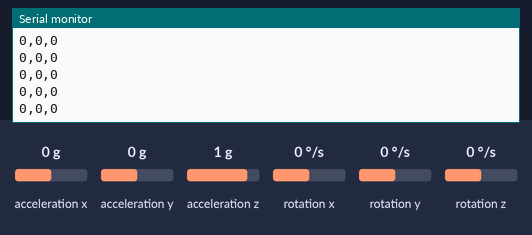
Bench run of a sketch on a simulated Arduino Uno, built with avr-gcc and run on an emulated ATmega328P. Shown: the last lines printed to the serial monitor. Wiring (inferred from the names in the program): MPU-6050 motion sensor at I2C address 0x68. Inputs (shaded band) come from the test bench; at power-on: rotation x 0 °/s, rotation y 0 °/s, rotation z 0 °/s, acceleration x 0 g, acceleration y 0 g, acceleration z 1 g.

Above: at 1.2 s.
1.3 s: rotation x set to -192 °/s
At 1.51 s:
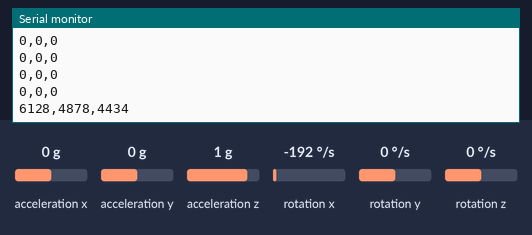
2.8 s: rotation y set to -192 °/s
At 2.8 s:
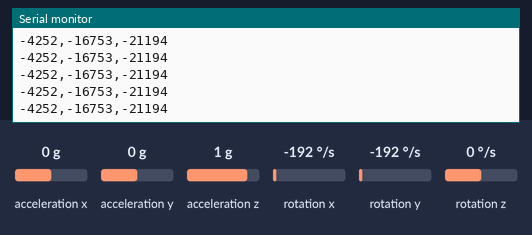
4.3 s: rotation z set to -192 °/s
At 4.35 s:
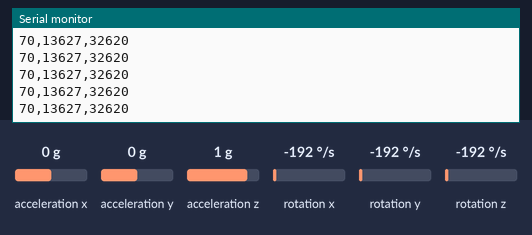
Timing chart, 0 to 7.3 s (numbered marks = the images above; inputs shaded):
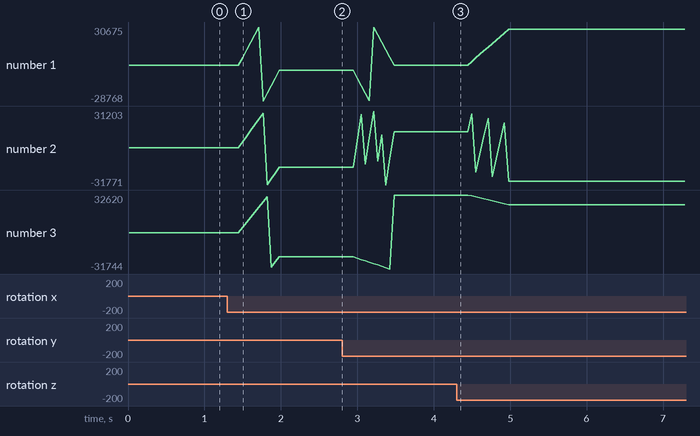

The sketch:

nodSense_gyro.ino
```cpp
#include<Wire.h>
// Addresses
const int MPU[2]={0x68,0x69};

// Storage
int16_t AcX[2] = {0,0},
        AcY[2] = {0,0},
        AcZ[2] = {0,0},

        Tmp[2] = {0,0},

        GyX[2] = {0,0},
        GyY[2] = {0,0},
        GyZ[2] = {0,0};

float   GyE[2] = {0.,0.},
        GyS[2] = {0.,0.},
        GyN[2] = {0.,0.};

// History
// I only made one because by this time only one channel was
// necessary; feel free to double it up yo.
float   HsE[14] = {0.,0.,0.,0.,0.,0.,0.,0.,0.,0.,0.,0.,0.,0.},
        HsS[14] = {0.,0.,0.,0.,0.,0.,0.,0.,0.,0.,0.,0.,0.,0.},
        HsN[14] = {0.,0.,0.,0.,0.,0.,0.,0.,0.,0.,0.,0.,0.,0.};
// Time keeper
int t = 0;

void setup() {
  Wire.begin();
  initMPU6050(MPU[0]);
  // initMPU6050(MPU[1]);
  Serial.begin(9600);
}
void loop() {
  while (!Serial) {
    // wait for serial port to connect
  }

  // Collect Data

  // Channel A
  Wire.beginTransmission(MPU[0]);
  Wire.write(0x3B);  // starting with register 0x3B (ACCEL_XOUT_H)
  Wire.endTransmission(false);
  Wire.requestFrom(MPU[0],14,true);  // request a total of 14 registers
  AcX[0]=Wire.read()<<8|Wire.read();  // 0x3B (ACCEL_XOUT_H) & 0x3C (ACCEL_XOUT_L)
  AcY[0]=Wire.read()<<8|Wire.read();  // 0x3D (ACCEL_YOUT_H) & 0x3E (ACCEL_YOUT_L)
  AcZ[0]=Wire.read()<<8|Wire.read();  // 0x3F (ACCEL_ZOUT_H) & 0x40 (ACCEL_ZOUT_L)
  Tmp[0]=Wire.read()<<8|Wire.read();  // 0x41 (TEMP_OUT_H) & 0x42 (TEMP_OUT_L)
  GyX[0]=Wire.read()<<8|Wire.read();  // 0x43 (GYRO_XOUT_H) & 0x44 (GYRO_XOUT_L)
  GyY[0]=Wire.read()<<8|Wire.read();  // 0x45 (GYRO_YOUT_H) & 0x46 (GYRO_YOUT_L)
  GyZ[0]=Wire.read()<<8|Wire.read();  // 0x47 (GYRO_ZOUT_H) & 0x48 (GYRO_ZOUT_L)

  // // Channel B
  // Wire.beginTransmission(MPU[1]);
  // Wire.write(0x3B);  // starting with register 0x3B (ACCEL_XOUT_H)
  // Wire.endTransmission(false);
  // Wire.requestFrom(MPU[1],14,true);  // request a total of 14 registers
  // AcX[1]=Wire.read()<<8|Wire.read();  // 0x3B (ACCEL_XOUT_H) & 0x3C (ACCEL_XOUT_L)
  // AcY[1]=Wire.read()<<8|Wire.read();  // 0x3D (ACCEL_YOUT_H) & 0x3E (ACCEL_YOUT_L)
  // AcZ[1]=Wire.read()<<8|Wire.read();  // 0x3F (ACCEL_ZOUT_H) & 0x40 (ACCEL_ZOUT_L)
  // Tmp[1]=Wire.read()<<8|Wire.read();  // 0x41 (TEMP_OUT_H) & 0x42 (TEMP_OUT_L)
  // GyX[1]=Wire.read()<<8|Wire.read();  // 0x43 (GYRO_XOUT_H) & 0x44 (GYRO_XOUT_L)
  // GyY[1]=Wire.read()<<8|Wire.read();  // 0x45 (GYRO_YOUT_H) & 0x46 (GYRO_YOUT_L)
  // GyZ[1]=Wire.read()<<8|Wire.read();  // 0x47 (GYRO_ZOUT_H) & 0x48 (GYRO_ZOUT_L)

  // Basis Change
  // -0.6225    0.6437   -0.4470
  //  0.5554    0.7651    0.3284
  // -0.5295    0.0753    0.8459
  GyE[0] = -0.6225*GyX[0] + 0.6437*GyY[0] - 0.4470*GyZ[0];
  GyS[0] =  0.5554*GyX[0] + 0.7651*GyY[0] + 0.3284*GyZ[0];
  GyN[0] = -0.5295*GyX[0] + 0.0753*GyY[0] + 0.8459*GyZ[0];

  // // -0.7414    0.4631    0.4861
  // //  0.5076    0.8606   -0.0458
  // //  0.4492   -0.1961    0.8719
  // GyE[1] = -0.7414*GyX[1] + 0.4631*GyY[1] + 0.4861*GyZ[1];
  // GyS[1] =  0.5076*GyX[1] + 0.8606*GyY[1] - 0.0458*GyZ[1];
  // GyN[1] =  0.4492*GyX[1] - 0.1961*GyY[1] + 0.8719*GyZ[1];

  // Write to History
  HsE[t] = GyE[0]/100;
  HsS[t] = GyS[0]/100;
  HsN[t] = GyN[0]/100;
  t = (t+1) % 14;

  // Calculate Energy of Window
  // and Communicate
  int power = 0;
  for(int i=0; i<10; i++){
      power += HsE[i] * HsE[i];
  }
  Serial.print(power);Serial.print(",");
  power = 0;
  for(int i=0; i<10; i++){
      power += HsS[i] * HsS[i];
  }
  Serial.print(power);Serial.print(",");
  power = 0;
  for(int i=0; i<10; i++){
      power += HsN[i] * HsN[i];
  }
  Serial.print(power);Serial.println("");
  // Serial.print("[");
  // for(int i=0; i<10; i++){
  //   Serial.print(HsS[i]);
  //   Serial.print(",");
  // }
  // Serial.print("]");
  // Serial.println("");

  delay(50);
}
void initMPU6050(int address) {
  Wire.beginTransmission(address);
  Wire.write(0x6B);  // PWR_MGMT_1 register
  Wire.write(0);     // set to zero (wakes up the MPU-6050)
  Wire.endTransmission(true);
  delay(10);
  Wire.beginTransmission(address);
  Wire.write(0x1B);
  Wire.write(B00001000);
  Wire.endTransmission(true);
}
```

Measured:
- after the input at 1.3 s, the serial monitor: prints a new line after 0.20 s (image 1)
- plotted number 1: 0 → -4252 after the input at 1.3 s, -4252 → 70 after the input at 2.8 s, 70 → 28670 after the input at 4.3 s
- plotted number 2: 0 → -16753 after the input at 1.3 s, -16753 → 13627 after the input at 2.8 s, 13627 → -28752 after the input at 4.3 s
- plotted number 3: 0 → -21194 after the input at 1.3 s, -21194 → 32620 after the input at 2.8 s, 32620 → 2 after the input at 4.3 s
